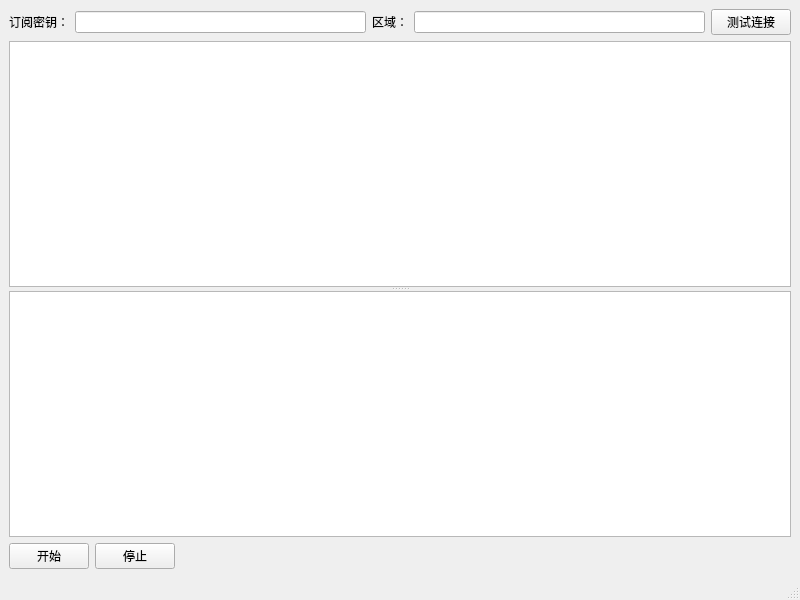
<?xml version="1.0" encoding="UTF-8"?>
<ui version="4.0">
 <class>MainWindow</class>
 <widget class="QMainWindow" name="MainWindow">
  <property name="geometry">
   <rect>
    <x>0</x>
    <y>0</y>
    <width>800</width>
    <height>600</height>
   </rect>
  </property>
  <property name="windowTitle">
   <string>Meeting Assistant</string>
  </property>
  <widget class="QWidget" name="centralwidget">
   <layout class="QVBoxLayout" name="verticalLayout">
    <item>
     <layout class="QHBoxLayout" name="horizontalLayout">
      <item>
       <widget class="QLabel" name="label">
        <property name="text">
         <string>订阅密钥：</string>
        </property>
       </widget>
      </item>
      <item>
       <widget class="QLineEdit" name="appIdInput"/>
      </item>
      <item>
       <widget class="QLabel" name="label_2">
        <property name="text">
         <string>区域：</string>
        </property>
       </widget>
      </item>
      <item>
       <widget class="QLineEdit" name="regionInput"/>
      </item>
      <item>
       <widget class="QPushButton" name="testConnectionButton">
        <property name="text">
         <string>测试连接</string>
        </property>
       </widget>
      </item>
     </layout>
    </item>
    <item>
     <widget class="QSplitter" name="splitter">
      <property name="orientation">
       <enum>Qt::Vertical</enum>
      </property>
      <widget class="QTextEdit" name="recognitionText">
       <property name="readOnly">
        <bool>true</bool>
       </property>
      </widget>
      <widget class="QTextEdit" name="translationText">
       <property name="readOnly">
        <bool>true</bool>
       </property>
      </widget>
     </widget>
    </item>
    <item>
     <layout class="QHBoxLayout" name="horizontalLayout_2">
      <item>
       <widget class="QPushButton" name="startButton">
        <property name="text">
         <string>开始</string>
        </property>
       </widget>
      </item>
      <item>
       <widget class="QPushButton" name="stopButton">
        <property name="text">
         <string>停止</string>
        </property>
       </widget>
      </item>
      <item>
       <spacer name="horizontalSpacer">
        <property name="orientation">
         <enum>Qt::Horizontal</enum>
        </property>
        <property name="sizeHint" stdset="0">
         <size>
          <width>40</width>
          <height>20</height>
         </size>
        </property>
       </spacer>
      </item>
     </layout>
    </item>
   </layout>
  </widget>
  <widget class="QStatusBar" name="statusBar"/>
 </widget>
 <resources/>
 <connections/>
</ui> 
